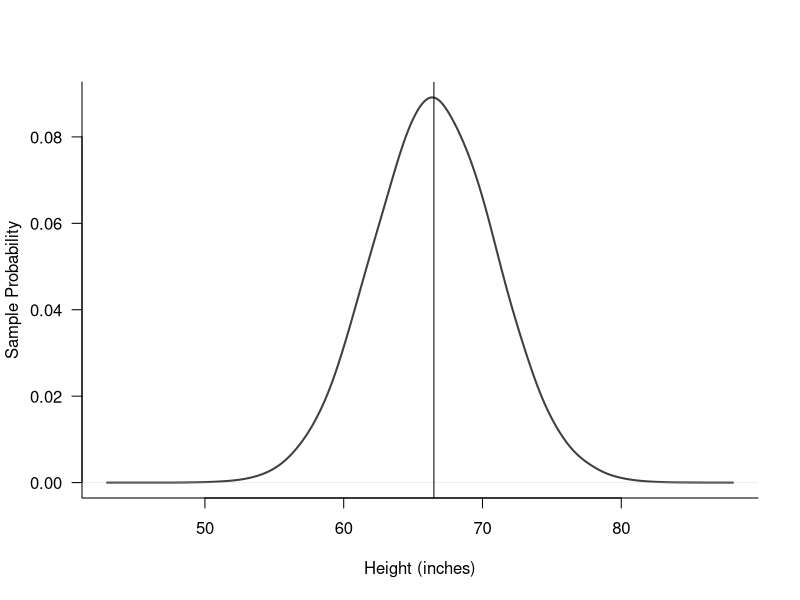
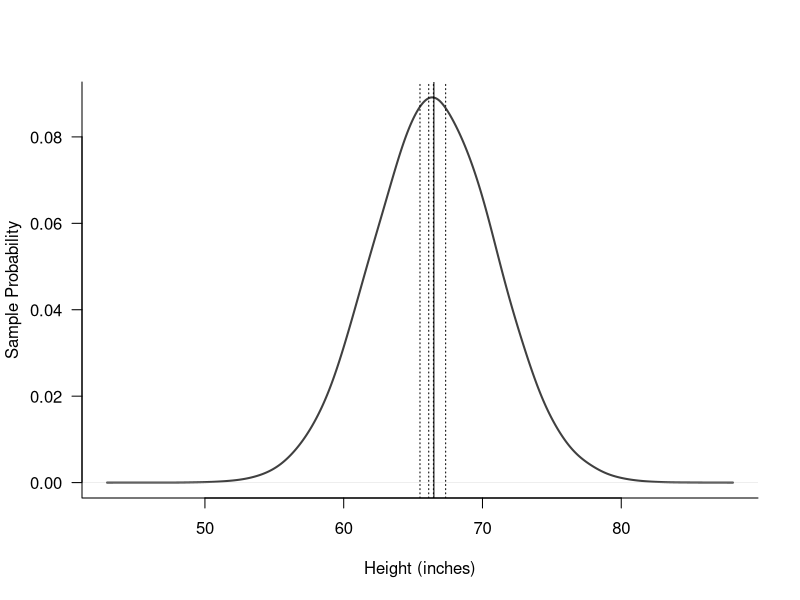

Recreate these plots in R, in order.
setwd('bi163')
bigN <- rnorm(100000, mean=66.5, sd=4.43)
## Normal distribution

#quartzFonts(Linux=c("Linux Libertine O Regular", "Linux Libertine O Bold", "Linux Libertine O Italic", "Linux Libertine O Bold Italic"))

#op <- par(family="serif")
png(file="normal_curve.png", bg="transparent", width=1028, height=768)
plot(density(bigN, adjust=2), col='gray25', bty='l', main="", xlab="Height (inches)", ylab='Sample Probability', las=1, lwd=2) 
abline(v=66.5, lty=1)
dev.off()
#par(op)

png(file="normal_curve_four_means.png", bg="transparent", width=1028, height=768)
plot(density(bigN, adjust=2), col='gray25', bty='l', main="", xlab="Height (inches)", ylab='Sample Probability', las=1, lwd=2) 
abline(v=66.5, lty=1)
for(i in 1:4){
  x <- mean((sample(bigN, 15)))
  abline(v=x, lty=3)
}
dev.off()
